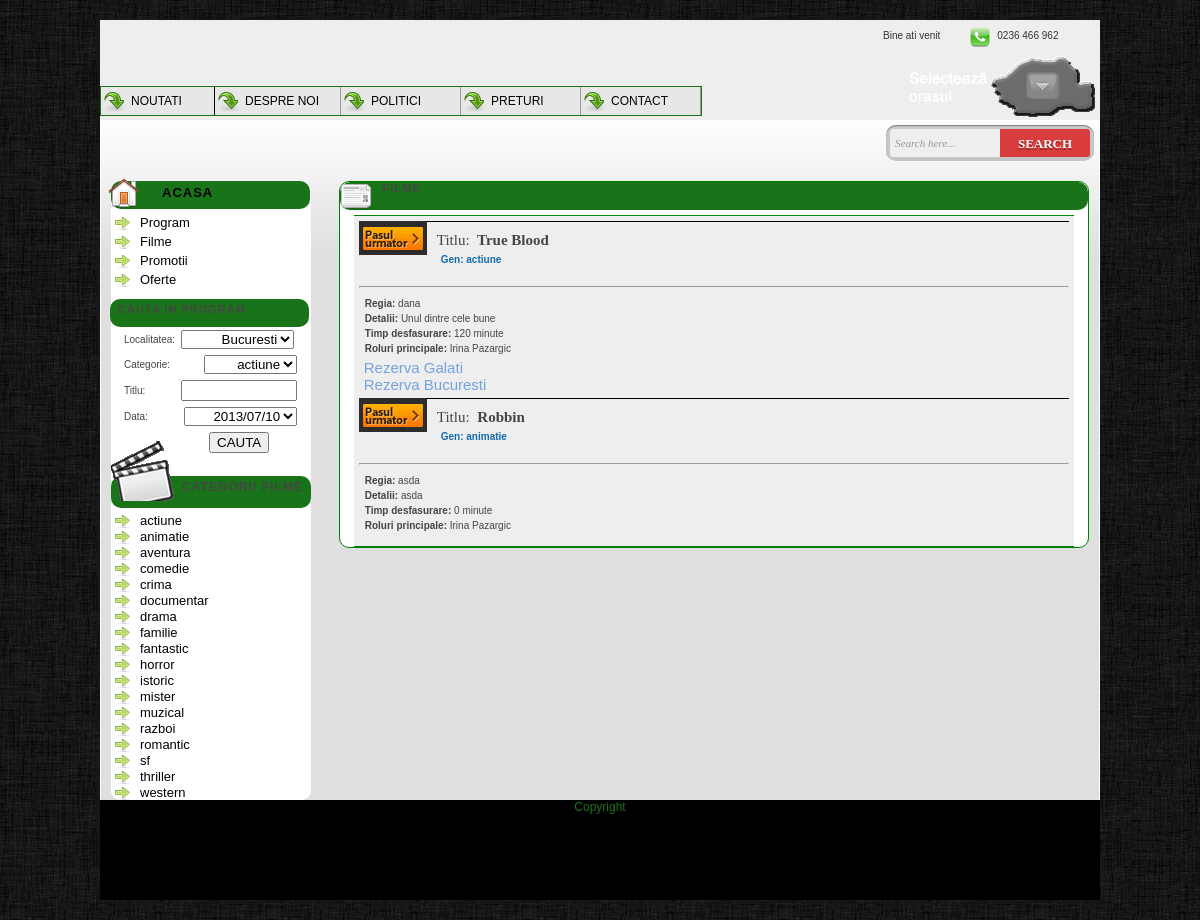
The page /filme.php on the database as committed earlier.
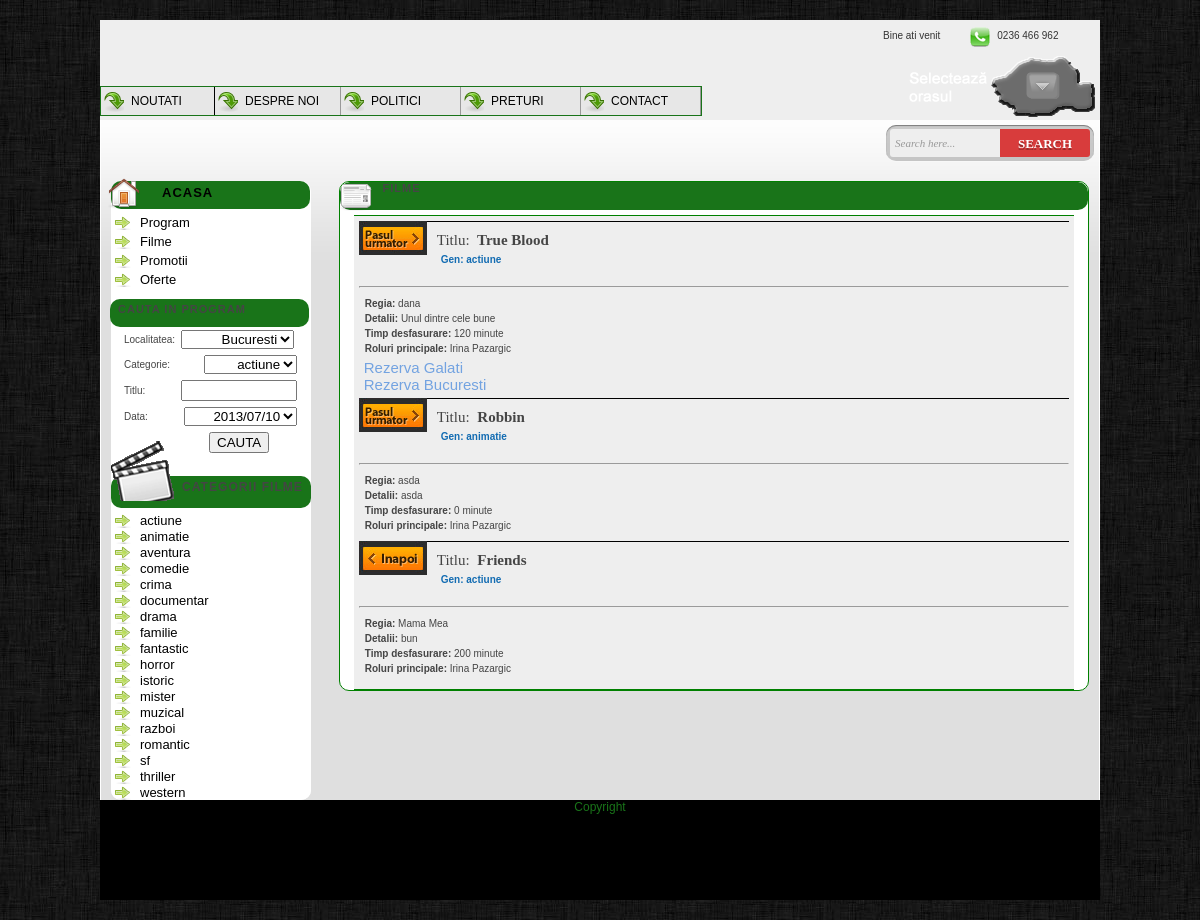
The same page on the database as committed later.
### tables this page shows
CREATE TABLE `gen_film` (
  `id` int(11) NOT NULL AUTO_INCREMENT,
  `nume_gen` varchar(15) NOT NULL,
  PRIMARY KEY (`id`),
  UNIQUE KEY `nume_gen` (`nume_gen`)
);

CREATE TABLE `filme` (
  `idFilm` int(11) NOT NULL AUTO_INCREMENT,
  `titlu` varchar(40) NOT NULL,
  `an` int(11) NOT NULL,
  `timp_desf` int(11) NOT NULL,
  `descriere` text NOT NULL,
  `regia` varchar(30) DEFAULT NULL,
  `imagine` varchar(50) DEFAULT NULL,
  `roluri_principale` varchar(100) DEFAULT NULL,
  `idGen` int(11) DEFAULT NULL,
  PRIMARY KEY (`idFilm`),
  KEY `idGen` (`idGen`),
  CONSTRAINT `gen_film_ibfk_1` FOREIGN KEY (`idGen`) REFERENCES `gen_film` (`id`) ON DELETE CASCADE ON UPDATE CASCADE
);

CREATE TABLE `cinema` (
  `idCinema` int(11) NOT NULL AUTO_INCREMENT,
  `nume` varchar(20) DEFAULT NULL,
  PRIMARY KEY (`idCinema`)
);

### filme.php (the view, shortened to what this page needs)
<?php
$query_cinema = "SELECT idCinema, nume FROM cinema ORDER BY nume";
$result_cinema = mysql_query($query_cinema);
$query_gen="select id, nume_gen from gen_film order by nume_gen";
$result_gen = mysql_query($query_gen);
$result_gen_1 = mysql_query($query_gen);
function all_films()
{
    $query = "
            SELECT f.imagine, f.titlu, g.nume_gen, f.regia, f.roluri_principale, f.timp_desf, f.descriere
            FROM filme f
            INNER JOIN gen_film g ON f.idGen = g.id";
    $query1 = "
              SELECT distinct c.idCinema, c.nume
              FROM filme f
              INNER JOIN program p ON f.idFilm = p.idFilm
              INNER JOIN cinema c ON p.idCinema = c.idCinema";
    $result = mysql_query($query);
    $result1 = mysql_query($query1);
    while ($row = mysql_fetch_array($result)) :
        echo " <div style='border-top: 1px solid #000000; margin-bottom: 5px;'>
                    <span class='icon_hold'>
                        <img id='image' src='${row['imagine']}'>
                    </span>
                <h4>Titlu:<strong> ${row['titlu']} </strong></h4>
                <p><strong>Gen: ${row['nume_gen']} </strong></p><br/>
                <hr/>
                <p><b>Regia:</b> ${row['regia']} <br/>
                <b>Detalii:</b> ${row['descriere']}<br/>
                <b>Timp desfasurare:</b> ${row['timp_desf']} minute<br/>
                <b>Roluri principale:</b> ${row['roluri_principale']}
                </p>";
            while ($row1 = mysql_fetch_array($result1)) :
                echo "<a href='program.php?idCinema=${row1['idCinema']}'>Rezerva ${row1['nume']}</a><br/>";
            endwhile;
            echo "</div>";
        endwhile;
}
?>
<!DOCTYPE html>
<html xmlns="http://www.w3.org/1999/xhtml">
<head>
    <link href="main.css" rel="stylesheet" type="text/css"/>
    <link href="program.css" rel="stylesheet" type="text/css"/>
    <link href="romania_map.css" rel="stylesheet" type="text/css"/>
</head>
<body id="feature">
<div id="header">
    <div id="contact" class="copyright">
        <p>Bine ati venit
        <p>
            <span class="icon_hold">
                <img id="images" src="images/Phone-Icon-cinema.png">
            </span>
        <h4>0236 466 962</h4>
    </div>
    <div id="nav" class="copyright">
        <ul id="mainNav">
            <li><a id="noutati" style="cursor:pointer;">Noutati</a></li>
            <li><a id="despre_noi" style="cursor:pointer;">Despre Noi</a></li>
            <li><a id="politici" style="cursor:pointer;" >Politici</a></li>
            <li><a id="preturi" style="cursor:pointer;">Preturi</a></li>
            <li><a id="detalii_contact" style="cursor:pointer;">Contact</a></li>
        </ul>
    </div>
    <a class="selectmap" id="map" style="background: none;margin-top:10px; float:right; margin-right:5px;">
        <img alt="" src="images/harta.png">
    </a>
</div>
<div id="mainContent">
    <form class="form-wrapper cf">
        <input type="text" placeholder="Search here..." required>
        <button type="submit">Search</button>
    </form>
    <div id="secondNav" class="copyright">
            <span class="icon_hold">
                <img id="images" src="images/home_32.png">
            </span>
        <h3><a href="index.php"><strong>Acasa</strong></a></h3>
        <ul>
            <li><a id="program" class="homeLinks" style="cursor:pointer;">Program</a></li>
            <li><a id="filme" href="filme.php" class="homeLinks" style="cursor:pointer;">Filme</a></li>
            <li><a id="promotii" class="homeLinks" style="cursor:pointer;">Promotii</a></li>
            <li><a id="oferte" class="homeLinks" style="cursor:pointer;">Oferte</a></li>
        </ul>
        <div id="searchBody">
            <h3 style="margin-left:-11px;"><strong>Cauta in program</strong></h3>
            <form action="program.php" method="get">
                <table id="search_table" width="100%" cellspacing="3" cellpadding="3" border="0" style="margin:0 auto">
                    <tr>
                        <td style="text-align:left;">Localitatea:</td>
                        <td style="text-align:left;">
                            <select style="text-align: right; width: 113px;" name="cinema" id="cinema">
                                <?php while ($row = mysql_fetch_array($result_cinema)) : ?>
                                    <option class="textbox" value="<?= $row['idCinema'] ?>"><?= $row['nume'] ?></option>
                                <?php endwhile; ?>
                            </select>
                        </td>
                    </tr>
                    <tr>
                        <td style="text-align:left;">Categorie:</td>
                        <td>
                            <select name="gen" id="gen" style=" text-align: right;"><?php
                                while($row=mysql_fetch_array($result_gen_1)) {
                                    ?>
                                    <option value="<?= $row['id'] ?>"><?= $row['nume_gen']?></option>
                                <?php  }?>
                            </select>
                        </td>
                    </tr>
                    <tr>
                        <td style="text-align:left;">Titlu:</td>
                        <td style="text-align:left;">
                            <input style=" width: 108px;" type="text" value="" style="width:90px" name="titlu" id="titlu"
                                   size="11">
                        </td>
                    </tr>
                    <tr>
                        <td style="text-align:left;">Data:</td>
                        <td>
                            <select style="text-align: right; width: 113px;" name="data" id="data" ">
                            <?php for ($i = 0; $i < 7; $i++) :
                                $today = mktime(0, 0, 0, date("m"), date("d") + $i, date("Y"));
                                $today_show = date("Y/m/d", $today); ?>
                                <option value="<?= $today_show ?>"> <?= $today_show ?></option>
                            <?php endfor; ?>
                            </select>
                        </td>
                    </tr>
                    <tr>
                        <td style="text-align:left;"></td>
                        <td style="text-align:center;">
                            <input style="cursor:pointer;" class="submit" type="submit" value="CAUTA" id="btn_cauta">
                        </td>
                    </tr>
                </table>
            </form>
        </div>
        <div id="thirdNav">
            <span class="icon_hold">
            <img class="images" src="images/ico_promo.gif">
            </span>
            <h3><strong>Categorii Filme</strong></h3>
            <ul id="film_list">
                <?php while ($row = mysql_fetch_array($result_gen)) : ?>
                    <li><a  href="filme.php?idGen=<?= $row['id']?>"  id="<?= $row['id']?>" class="filmsLink" style="cursor:pointer;"><?= $row['nume_gen'] ?></a></li>
                <?php endwhile; ?>
            </ul>
        </div>
    </div>
    <div id="news" class="copyright">
        <span class="icon_hold">
            <img id="image" src="images/newspaper.png">
        </span>
        <h3><strong>Filme</strong></h3>
        <div class="newsList">
            <?php
            if(isset($_GET['idGen'])){
                filme_gen();
            }else if(isset($_GET['film'])){
                detalii_film();
            }
            else{
                all_films();
            }
            ?>
        </div>
        </div>
    </div>
<div id="footer" class="copyright">
    <h3>Copyright</h3>
</div>
</body>
</html>

### romania_map.css (style rules this page uses)
a { outline: none }

Rows that differ between the two databases and show on the page:
added filme: imagine (picture), titlu "Friends", nume_gen "actiune", regia "Mama Mea", descriere "bun", timp_desf "200", roluri_principale "Irina Pazargic"
